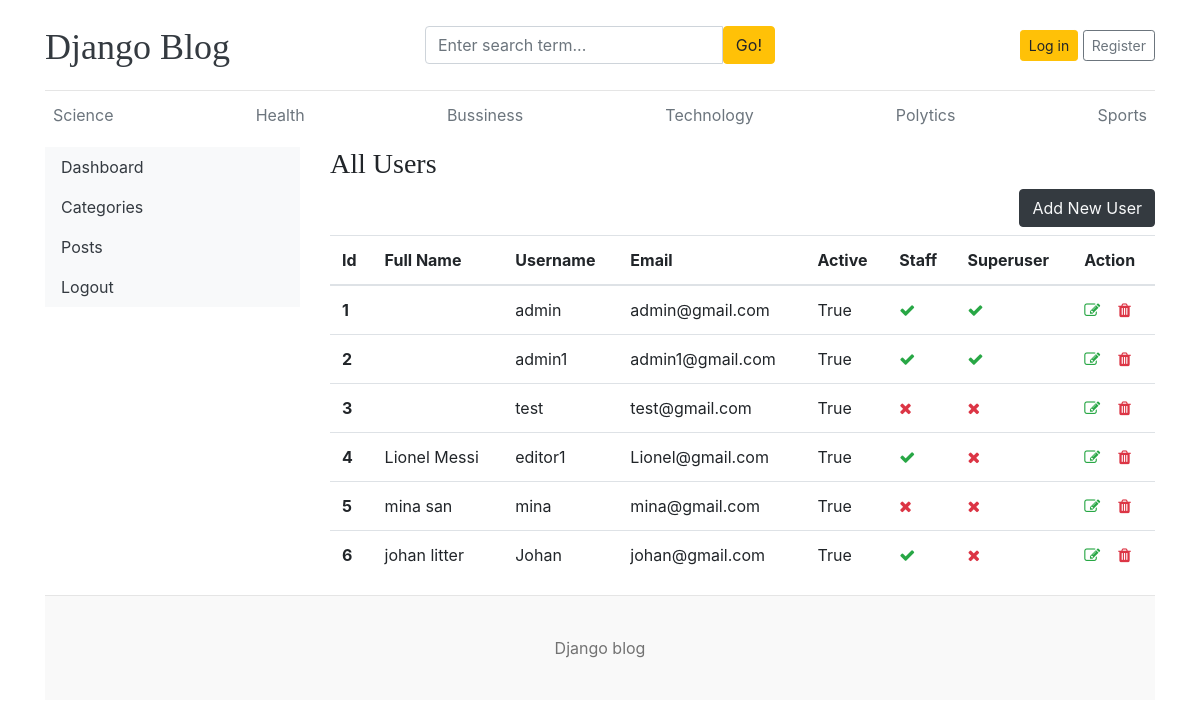
/dashboard/user/, run on the app's committed database.
### blogs/models.py (models this page shows, shortened)
class Category(models.Model):
    category_name = models.CharField(max_length=50, unique=True) # Tên danh mục, tối đa 50 ký tự, không được trùng lặp
    created_at = models.DateTimeField(auto_now_add=True)  # Thời gian tạo, tự động gán khi bản ghi được tạo lần đầu
    updated_at = models.DateTimeField(auto_now=True)      # Thời gian cập nhật, tự động cập nhật mỗi khi bản ghi được lưu
    class Meta:
        verbose_name_plural = 'Categories'

### dashboards/views.py (the view)
# urls.py: path('user/',views.users, name="users" ),
def users(request):
    users = User.objects.all()
    context = {
        'users': users
    }
    return render(request, 'dashboard/users.html', context)

### blogs/context_processors.py (called while the page is built)
def get_categories(request):
    categories = Category.objects.all()
    return dict(categories = categories)

### templates/dashboard/users.html
{% extends '../base/base.html' %}
{% block content %}
<div class="row">
    {% include './leftsidebar.html' %}
    <div class="col-md-9">
      <h3>All Users</h3>
      <a href="{% url 'add_users' %}" class="btn btn-dark text-light float-right mb-2">Add New User</a>
        <table class="table table-hover">
            <thead>
              <tr>
                <th>Id</th>
                <th>Full Name</th>
                <th>Username</th>
                <th>Email</th>
                <th>Active</th>
                <th>Staff</th>
                <th>Superuser</th>
                <th>Action</th>
              </tr>
            </thead>
            <tbody>
            {% for user in users %}
              <tr>
                <th>{{ forloop.counter }}</th>
                <td>{{ user.first_name }} {{ user.last_name }}</td>
                <td>{{ user.username }}</td>
                <td>{{ user.email }}</td>
                <td>{{ user.is_active }}</td>
                <td>{% if user.is_staff %} <i class="fa fa-check text-success"> {% else %} <i class="fa fa-times text-danger"> {% endif %} </td>
                <td>{% if user.is_superuser %} <i class="fa fa-check text-success"> {% else %} <i class="fa fa-times text-danger"> {% endif %} </td>
                    <td>
                    <a href=""><i class="fa fa-edit text-success"></i></a> &nbsp;&nbsp;
                    <a href=""><i class="fa fa-trash text-danger"></i></a>
                </td>
              </tr>
            {% endfor %}
            </tbody>
          </table>
    </div>
</div>
{% endblock %}

### templates/base/header.html (shortened to what this page needs)
{% load static %}
<!DOCTYPE html>
<html lang="en">
<head>
    <link href="https://getbootstrap.com/docs/4.0/dist/css/bootstrap.min.css" rel="stylesheet">
    <link href="{% static 'css/blog.css' %}" rel="stylesheet">
    <link rel="stylesheet" href="https://cdnjs.cloudflare.com/ajax/libs/font-awesome/4.7.0/css/font-awesome.min.css">
  </head>
<body>
    <div class="container">
      <header class="blog-header py-3">
        <div class="row flex-nowrap justify-content-between align-items-center">
          <div class="col-4 pt-1">
            <a class="blog-header-logo text-dark" href="/">Django Blog</a>
          </div>
          <div class="col-4">
            <form action="{% url 'search' %}" method="GET">
              <div class="input-group">
                <input class="form-control" name="keyword" type="text" placeholder="Enter search term..." aria-label="Enter search term..." aria-describedby="button-search" />
                <button type="submit" class="btn btn-warning" id="button-search" type="button">Go!</button>
            </div>
            </form>
          </div>
          <div class="col-4 d-flex justify-content-end align-items-center">
            {% if not user.is_authenticated %}
            <a class="btn btn-sm btn-warning" href="{% url 'login' %}">Log in</a> &nbsp;
            <a class="btn btn-sm btn-outline-secondary" href="{% url 'register' %}">Register</a>
            {% else %}
            <span><a href="{% url 'dashboard' %}" class="btn btn-warning">Dashboard</a></span> &nbsp;
            <span><a href="{% url 'logout' %}">Log out</a></span>
            {% endif %}
          </div>
        </div>
      </header>
      <div class="nav-scroller py-1 mb-2">
        <nav class="nav d-flex justify-content-between">
          {% for cat in categories %}
          <a class="p-2 text-muted" href="{% url 'posts_by_category' cat.id %}">{{ cat.category_name }}</a>
          {% endfor %}
        </nav>
      </div>

### static/css/blog.css (style rules this page uses)
.blog-header { border-bottom: 1px solid #e5e5e5; }
.blog-header-logo { font-family: "Playfair Display", Georgia, "Times New Roman", serif; font-size: 2.25rem; }
h1, h2, h3, h4, h5, h6 { font-family: "Playfair Display", Georgia, "Times New Roman", serif; }

### data on the page
Category: category_name "Science"
Category: category_name "Health"
Category: category_name "Bussiness"
Category: category_name "Technology"
Category: category_name "Polytics"
Category: category_name "Sports"

### other printed values
{{ user.username }} "admin"
{{ user.email }} "admin@gmail.com"
{{ user.is_active }} "True"
{{ user.username }} "admin1"
{{ user.email }} "admin1@gmail.com"
{{ user.username }} "test"
{{ user.email }} "test@gmail.com"
{{ user.first_name }} "Lionel"
{{ user.last_name }} "Messi"
{{ user.username }} "editor1"
{{ user.email }} "Lionel@gmail.com"
{{ user.first_name }} "mina"
{{ user.last_name }} "san"
{{ user.username }} "mina"
{{ user.email }} "mina@gmail.com"
